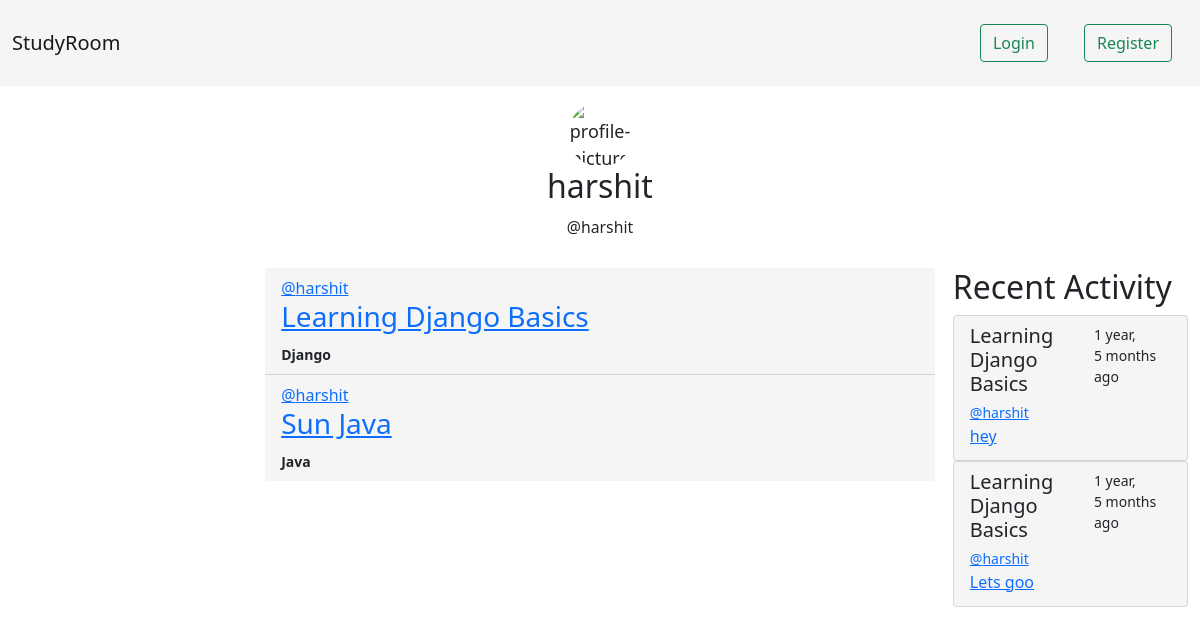
The app's page /profile/1 with its own data.
### base/models.py (models this page shows, shortened)
class Room(models.Model):
    host = models.ForeignKey(User, on_delete=models.SET_NULL, null=True)
    topic = models.ForeignKey(Topic, on_delete=models.SET_NULL, null=True)
    name = models.CharField(max_length=200, unique=True)
    description = models.TextField(null=True, blank=True)
    updated_at = models.DateTimeField(auto_now=True)
    created_at = models.DateTimeField(auto_now_add=True)
    participants = models.ManyToManyField(User, related_name='participants')

class Topic(models.Model):
    name = models.CharField(max_length=200)

class Message(models.Model):
    user = models.ForeignKey(User, on_delete=models.CASCADE)
    room = models.ForeignKey(Room, on_delete=models.CASCADE)
    body = models.TextField()
    updated_at = models.DateTimeField(auto_now=True)
    created_at = models.DateTimeField(auto_now_add=True)

### base/views.py (the view)
# urls.py: path('profile/<str:pk>', views.user_profile_view, name = 'user-profile'),
def user_profile_view(request, pk):
    user = User.objects.get(id=pk)
    rooms = user.room_set.all()
    room_messages = user.message_set.all()
    topics = Topic.objects.all()
    context = {
        'user': user,
        'rooms': rooms,
        'room_messages': room_messages,
        'topics': topics,
    }
    return render(request, 'base/profile.html', context)

### base/templates/base/profile.html
{% extends 'base.html' %}
{% block content %}
<div class='profile-tab'>
    <div class='profile-picture'><img
            src="https://thumbs.dreamstime.com/b/default-avatar-profile-icon-vector-social-media-user-image-182145777.jpg"
            alt="profile-picture"></div>
    <h2>{{user.username}}</h2>
    <small>@{{user.username}}</small>
</div>
<div class="home-container">
    <div></div>
    <div class="main-home">
        <ul class="list-group list-group-flush">
            {% for room in rooms %}
            <li class="list-group-item">
                <div>
                    <div class="left">
                        <a href="{% url 'user-profile' room.host.id %}"> @{{ room.host }} </a>
                    </div>
                    <div class="right">
                        {% if request.user == room.host or request.user.is_superuser %}
                        <a href="{% url 'update-room' room.id %}"><img
                                src="https://img.icons8.com/material-outlined/24/000000/edit--v1.png" /></a>
                        <a href="{% url 'delete-room' room.id %}"><img
                                src="https://img.icons8.com/material-outlined/24/000000/delete-sign.png" /></a>
                        {% else %}
                        <br>
                        {% endif %}
                    </div>
                </div>
                <div>
                    <h3>
                        <a href="{% url 'room' room.id %}">
                            {{room.name}}
                        </a>
                    </h3>
                </div>
                <b><small>{{ room.topic.name }}</small></b>
            </li>
            {% endfor %}
        </ul>
    </div>
    <div>
        {% include 'base/activity_component.html' %}
    </div>
</div>
{% endblock %}

### base/templates/base/activity_component.html
<h2>Recent Activity</h2>
{% for message in room_messages %}
<div class="list-group">
    <div class="list-group-item list-group-item-action">
        <div class="d-flex w-100 justify-content-between">
            <h5 class="mb-1">{{message.room.name}}</h5>
            <small>{{message.created_at|timesince}} ago</small>
        </div>
        <a href="{% url 'user-profile' message.user.id %}"><small>@{{message.user}}</small></a>
        <a href="{% url 'room' message.room.id %}">
            <p class="mb-1">{{ message.body }}</p>
        </a>
    </div>
</div>
{% endfor %}

### static/css/style.css (style rules this page uses)
.left { float: left; width: 50%; }
.right { float: right; width: 50%; text-align: end; }
.home-container { display: grid; grid-template-columns: 1fr 3fr 1fr; padding: 12px; }
.main-home { padding-left: 18px; padding-right: 18px; }
.list-group-item { background-color: whitesmoke; }
.profile-tab { margin: 16px; text-align: center; font-size: large; }
.profile-picture img { height: 65px; width: 65px; border-radius: 50%; display: inline-block; }

### records on screen
Room: host "harshit", name "Learning Django Basics", topic.name "Django"
Room: host "harshit", name "Sun Java", topic.name "Java"
Message: room.name "Learning Django Basics", created_at "1 year, 5 months", user "harshit", body "hey"
Message: room.name "Learning Django Basics", created_at "1 year, 5 months", user "harshit", body "Lets goo"

### other values on screen
{{ user.username }} "harshit"
